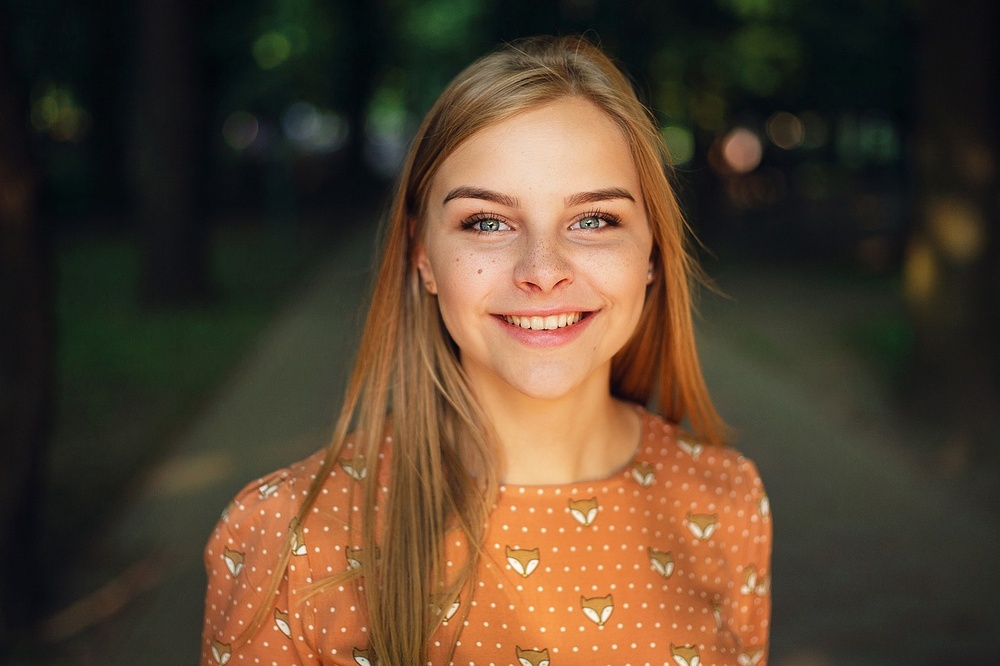
#> input picture sample_mimi.jpg, 1000 x 666 px, shrunk from 1280 x 853 before the run
$ python piccollide.py
#> lines starting #> are read from the running program, lines starting #| are printed output that depends on the picture
import cv2
import numpy as np

img=cv2.imread("sample_mimi.jpg") #original image object
#> img is the input picture: shape (666, 1000, 3); mean B, G, R 46.2, 65.1, 84.5
#cv2.imshow("original",img)
#cv2.waitKey(0)

hor=np.hstack((img,img)) #object add picture horizontally
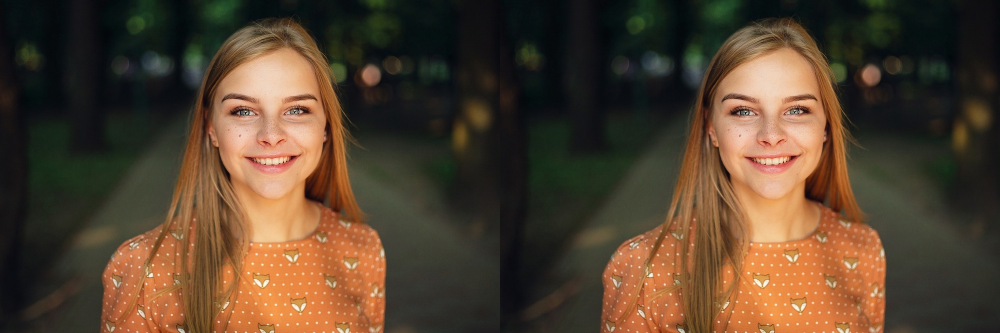
#> hor: shape (666, 2000, 3) (shown at 1/2 size); mean B, G, R 46.2, 65.1, 84.5
#cv2.imshow("horizontal",hor)
#cv2.waitKey(0)

ver=np.vstack((img,img)) #object add picture vertically
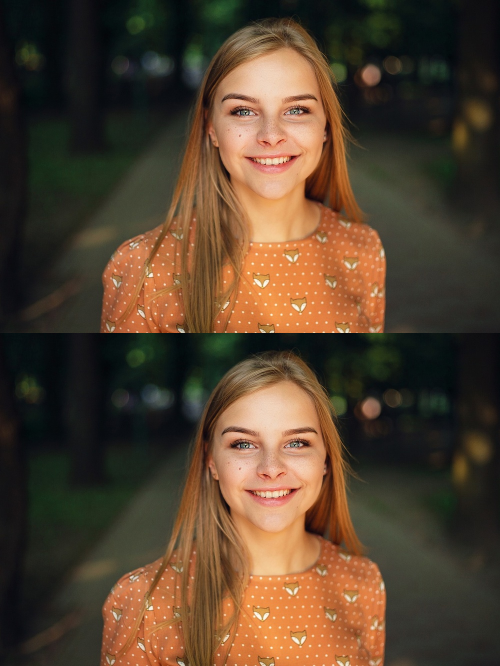
#> ver: shape (1332, 1000, 3) (shown at 1/2 size); mean B, G, R 46.2, 65.1, 84.5
cv2.imshow("vertical",ver)
cv2.waitKey(0)


cv2.destroyAllWindows()
